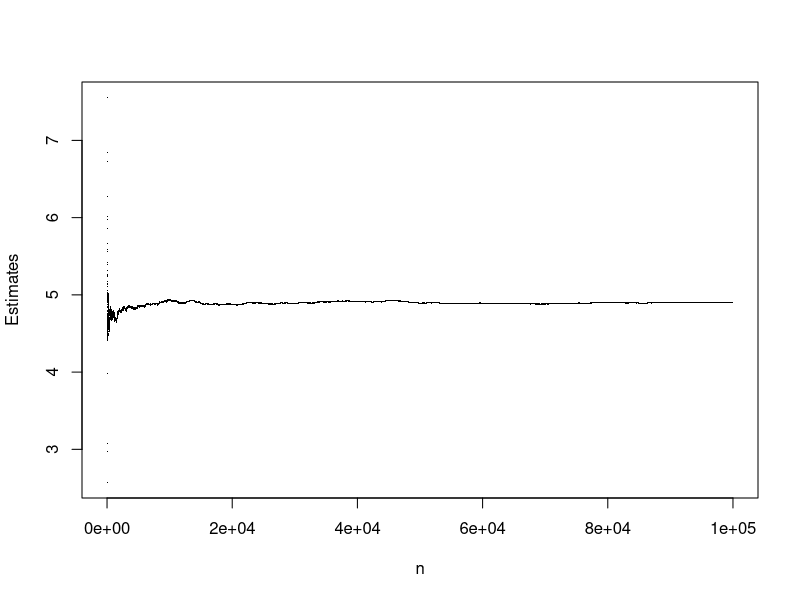

Here is the R script that generated this plot:
## ---- chunk 1
#-----------------------------------------------------------
# Function: estInt1(n) 
#           - (Function to estimate given definite integral)
# Input   : n
#           - (The nr. of paris of (U_1, U_2) to generate)
# Output  : est
#           - (The estimate of the definite integal)
#-----------------------------------------------------------
estInt1 <- function(n) {          
  storeVal1 <- c()
  for(i in 1:n){
    U1 <- runif(1)                    
    U2 <- runif(1)
    evalFun <- exp((U1 + U2)^2)        #Evaluate given function.
    storeVal1 <- c(evalFun, storeVal1) #Store function evaluation. 
    est <- sum(storeVal1)/n            #Calculate estimate.
  }
  return(est)
}
estInt1(100000)
## ---- chunk 2
#-----------------------------------------------------------
# Function: estInt2(n) 
#           - (Function to estimate given definite integral)
# Input   : n
#           - (The nr. of paris of (U_1, U_2) to generate)
# Output  : mat
#           - (A matrix of corresponding pairs of estimates
#              and estimate nr.)
#-----------------------------------------------------------
estInt2 <- function(n) {          
  storeVal1 <- c()
  storeVal2 <- c()
  storeVal3 <- c()
  for(i in 1:n){
    U1 <- runif(1)                    
    U2 <- runif(1)
    evalFun <- exp((U1 + U2)^2)        #Evaluate given function.
    storeVal1 <- c(evalFun, storeVal1) #Store function evaluation. 
    est <- sum(storeVal1)/i            #Calculate estimate for each i.
    storeVal3 <- c(i, storeVal3)       #Store each i for plotting purposes.
    storeVal2 <- c(est, storeVal2)     #Store each estimate for plotting purposes.
  }
  mat <- matrix(c(storeVal3, storeVal2), nrow=length(storeVal1))
  return(mat)
}
maxSim <- 100000
tmp <- estInt2(maxSim)
plot(tmp, xlim=c(0, maxSim), ylim=c(min(tmp[,2]), max(tmp[,2])),
     xlab="n", ylab="Estimates", pch=".")
